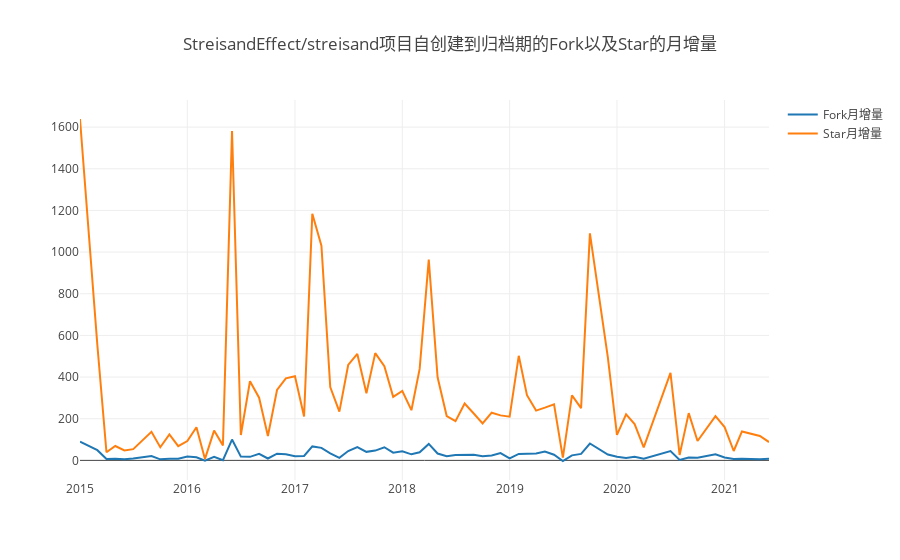

The notebook cell saved with this chart:
### Markdown cell above
## 1. 每月新增 Star 和 Frok 的个数

### Code cell
Promise.all(years.map(y => {
    var q = 
    `select toYear(created_date) as year, toMonth(created_date) as month, repo_forks_count, repo_stargazers_count
     from github_log.year${y}
     where id in
        (select max(id)
         from
            (select id, repo_forks_count, repo_stargazers_count, toMonth(created_date) as created_month
             from github_log.year${y}
             where repo_id=${repoId}
                and type in ('PullRequestEvent','PullRequestReviewCommentEvent'))month_log
         group by (created_month))
    order by(created_date)`
    return openDigger.driver.clickhouse.query(q);
})).then(data => {
    var year = [], month = [], repoForkNum = [], repoStarNum = [], repoForkInc = [], repoStarInc = [];
    
    data.forEach(d => {
        year = year.concat(d.map(t => t.year));
        month = month.concat(d.map(t => t.month));
        repoForkNum = repoForkNum.concat(d.map(t => t.repo_forks_count));
        repoStarNum = repoStarNum.concat(d.map(t => t.repo_stargazers_count));
    })

    var xAxis = [];
    var tableList = [];

    for(var i=0; i<year.length; i++){
        xAxis.push(year[i]+'-'+month[i].toString().padStart(2, '0'));
        if(i) {
            repoForkInc.push(repoForkNum[i] - repoForkNum[i-1]);
            repoStarInc.push(repoStarNum[i] - repoStarNum[i-1]);        
        } else {
            repoForkInc.push(repoForkNum[i]);
            repoStarInc.push(repoStarNum[i]);        
        }
        tableList.push([xAxis[i], repoForkInc[i], repoStarInc[i]])

    }
    openDigger.render.plotly([
        {x: xAxis, y: repoForkInc, mode: 'scatter', name: 'Fork月增量'},
        {x: xAxis, y: repoStarInc, mode: 'scatter', name: 'Star月增量'}
    ], {
        title: 'StreisandEffect/streisand项目自创建到归档期的Fork以及Star的月增量',
        xais: {type: 'category'}
    });
    console.table(tableList.map((l, i) => {
        return {
            '日期': l[0],
            'Fork月增量': l[1],
            'Star月增量': l[2]
        };
    
    }));
});

### Figure 1 — Plotly figure (JSON) as saved in the notebook; plotly's stock layout.template omitted (floating-point values rounded to 4 significant figures)
{"data": [{"mode": "scatter", "name": "Fork月增量", "x": ["2015-01", "2015-03", "2015-04", "2015-05", "2015-06", "2015-07", "2015-09", "2015-10", "2015-11", "2015-12", "2016-01", "2016-02", "2016-03", "2016-04", "2016-05", "2016-06", "2016-07", "2016-08", "2016-09", "2016-10", "2016-11", "2016-12", "2017-01", "2017-02", "2017-03", "2017-04", "2017-05", "2017-06", "2017-07", "2017-08", "2017-09", "2017-10", "2017-11", "2017-12", "2018-01", "2018-02", "2018-03", "2018-04", "2018-05", "2018-06", "2018-07", "2018-08", "2018-09", "2018-10", "2018-11", "2018-12", "2019-01", "2019-02", "2019-03", "2019-04", "2019-05", "2019-06", "2019-07", "2019-08", "2019-09", "2019-10", "2019-12", "2020-01", "2020-02", "2020-03", "2020-04", "2020-07", "2020-08", "2020-09", "2020-10", "2020-12", "2021-01", "2021-02", "2021-03", "2021-05", "2021-06"], "y": [90, 49, 7, 8, 5, 9, 21, 5, 8, 8, 19, 15, -1, 17, 1, 100, 18, 17, 31, 9, 32, 29, 20, 21, 67, 60, 34, 12, 45, 64, 41, 47, 63, 37, 44, 29, 39, 79, 33, 20, 26, 27, 27, 20, 23, 35, 10, 31, 33, 33, 42, 27, -3, 24, 31, 81, 28, 17, 12, 17, 8, 45, 2, 14, 13, 29, 14, 7, 8, 5, 8]}, {"mode": "scatter", "name": "Star月增量", "x": ["2015-01", "2015-03", "2015-04", "2015-05", "2015-06", "2015-07", "2015-09", "2015-10", "2015-11", "2015-12", "2016-01", "2016-02", "2016-03", "2016-04", "2016-05", "2016-06", "2016-07", "2016-08", "2016-09", "2016-10", "2016-11", "2016-12", "2017-01", "2017-02", "2017-03", "2017-04", "2017-05", "2017-06", "2017-07", "2017-08", "2017-09", "2017-10", "2017-11", "2017-12", "2018-01", "2018-02", "2018-03", "2018-04", "2018-05", "2018-06", "2018-07", "2018-08", "2018-09", "2018-10", "2018-11", "2018-12", "2019-01", "2019-02", "2019-03", "2019-04", "2019-05", "2019-06", "2019-07", "2019-08", "2019-09", "2019-10", "2019-12", "2020-01", "2020-02", "2020-03", "2020-04", "2020-07", "2020-08", "2020-09", "2020-10", "2020-12", "2021-01", "2021-02", "2021-03", "2021-05", "2021-06"], "y": [1639, 554, 39, 69, 48, 54, 137, 63, 125, 68, 93, 159, 7, 143, 72, 1581, 122, 380, 301, 117, 338, 394, 404, 211, 1184, 1031, 352, 234, 458, 511, 322, 515, 452, 305, 333, 241, 439, 964, 399, 213, 188, 273, 225, 177, 229, 216, 210, 502, 313, 239, 253, 269, 13, 312, 251, 1090, 494, 122, 221, 174, 62, 420, 26, 227, 93, 212, 160, 45, 139, 117, 88]}], "layout": {"autosize": true, "title": {"text": "StreisandEffect/streisand项目自创建到归档期的Fork以及Star的月增量"}, "xais": {"type": "category"}, "xaxis": {"autorange": true, "range": ["2015-01-01", "2021-06-01"], "type": "date"}, "yaxis": {"autorange": true, "range": [-94.22, 1730.0], "type": "linear"}}}
